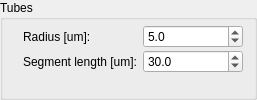
    <widget class="QGroupBox" name="groupBox_tube">
     <property name="title">
      <string>Tubes</string>
     </property>
     <layout class="QFormLayout" name="formLayout_4">
      <property name="fieldGrowthPolicy">
       <enum>QFormLayout::AllNonFixedFieldsGrow</enum>
      </property>
      <property name="verticalSpacing">
       <number>2</number>
      </property>
      <property name="leftMargin">
       <number>20</number>
      </property>
      <property name="topMargin">
       <number>5</number>
      </property>
      <item row="0" column="0">
       <widget class="QLabel" name="label_v_radius">
        <property name="text">
         <string>Radius [um]:</string>
        </property>
       </widget>
      </item>
      <item row="0" column="1">
       <widget class="QDoubleSpinBox" name="doubleSpinBox_tube_radius">
        <property name="minimumSize">
         <size>
          <width>100</width>
          <height>0</height>
         </size>
        </property>
        <property name="maximumSize">
         <size>
          <width>100</width>
          <height>16777215</height>
         </size>
        </property>
        <property name="decimals">
         <number>1</number>
        </property>
        <property name="minimum">
         <double>2.000000000000000</double>
        </property>
        <property name="maximum">
         <double>1000000000.000000000000000</double>
        </property>
        <property name="singleStep">
         <double>1.000000000000000</double>
        </property>
        <property name="value">
         <double>5.000000000000000</double>
        </property>
       </widget>
      </item>
      <item row="1" column="0">
       <widget class="QLabel" name="label_v_length">
        <property name="text">
         <string>Segment length [um]:</string>
        </property>
       </widget>
      </item>
      <item row="1" column="1">
       <widget class="QDoubleSpinBox" name="doubleSpinBox_tube_length">
        <property name="minimumSize">
         <size>
          <width>100</width>
          <height>0</height>
         </size>
        </property>
        <property name="maximumSize">
         <size>
          <width>100</width>
          <height>16777215</height>
         </size>
        </property>
        <property name="decimals">
         <number>1</number>
        </property>
        <property name="minimum">
         <double>10.000000000000000</double>
        </property>
        <property name="maximum">
         <double>1000000000.000000000000000</double>
        </property>
        <property name="singleStep">
         <double>5.000000000000000</double>
        </property>
        <property name="value">
         <double>30.000000000000000</double>
        </property>
       </widget>
      </item>
     </layout>
    </widget>
